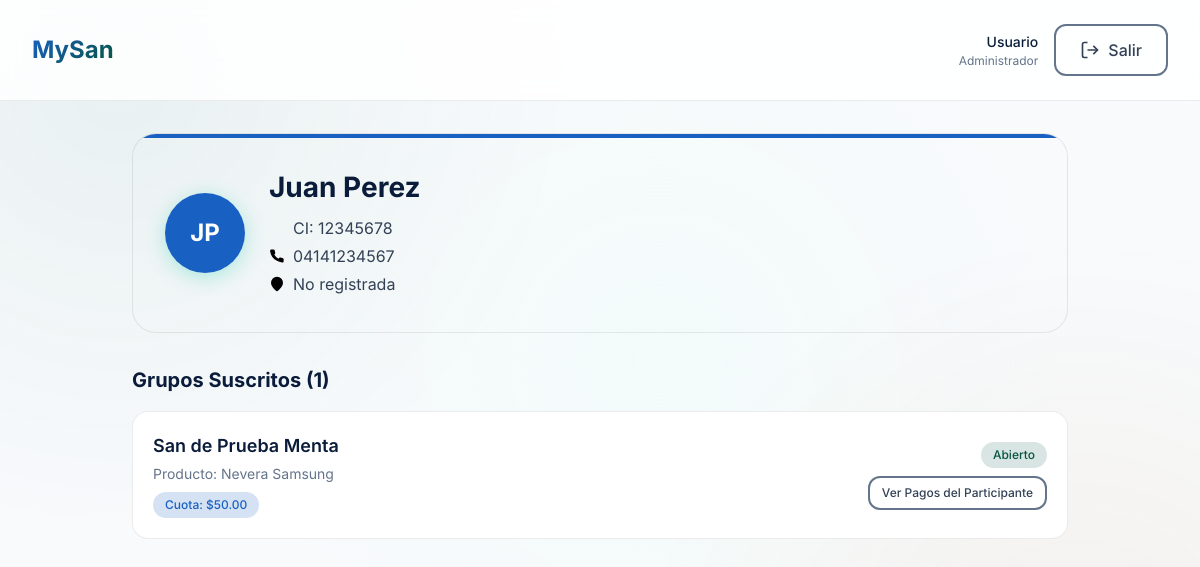
/modules/participantes/perfil.php?cedula=12345678 (signed in), run on the app's committed database.
### tables this page shows
CREATE TABLE `participantes` (
  `id` int NOT NULL AUTO_INCREMENT,
  `grupo_san_id` int NOT NULL,
  `nombre` varchar(100) NOT NULL,
  `apellido` varchar(100) NOT NULL,
  `cedula` varchar(20) NOT NULL,
  `telefono` varchar(20) DEFAULT NULL,
  `direccion` text,
  `fecha_inscripcion` date NOT NULL,
  `ha_recibido` tinyint DEFAULT '0',
  `fecha_entrega` date DEFAULT NULL,
  `activo` tinyint DEFAULT '1',
  `created_at` timestamp NULL DEFAULT CURRENT_TIMESTAMP,
  `usuario_id` int DEFAULT NULL,
  PRIMARY KEY (`id`),
  UNIQUE KEY `cedula` (`cedula`),
  KEY `grupo_san_id` (`grupo_san_id`),
  CONSTRAINT `participantes_ibfk_1` FOREIGN KEY (`grupo_san_id`) REFERENCES `grupos_san` (`id`) ON DELETE CASCADE
);

CREATE TABLE `grupos_san` (
  `id` int NOT NULL AUTO_INCREMENT,
  `producto_id` int NOT NULL,
  `nombre` varchar(100) NOT NULL,
  `fecha_inicio` date NOT NULL,
  `frecuencia` enum('quincenal','mensual') NOT NULL,
  `numero_cuotas` int NOT NULL,
  `cupos_totales` int NOT NULL,
  `cupos_ocupados` int DEFAULT '0',
  `monto_cuota` decimal(10,2) NOT NULL,
  `estado` enum('en_espera','abierto','en_curso','finalizado') DEFAULT 'en_espera',
  `created_at` timestamp NULL DEFAULT CURRENT_TIMESTAMP,
  `ronda_actual` int DEFAULT '1',
  PRIMARY KEY (`id`),
  KEY `producto_id` (`producto_id`),
  CONSTRAINT `grupos_san_ibfk_1` FOREIGN KEY (`producto_id`) REFERENCES `productos` (`id`) ON DELETE CASCADE
);

CREATE TABLE `productos` (
  `id` int NOT NULL AUTO_INCREMENT,
  `categoria_id` int NOT NULL,
  `nombre` varchar(100) NOT NULL,
  `marca` varchar(50) DEFAULT NULL,
  `modelo` varchar(50) DEFAULT NULL,
  `descripcion` text,
  `valor_total` decimal(10,2) NOT NULL,
  `imagen` varchar(255) DEFAULT NULL,
  `activo` tinyint DEFAULT '1',
  `created_at` timestamp NULL DEFAULT CURRENT_TIMESTAMP,
  PRIMARY KEY (`id`),
  KEY `categoria_id` (`categoria_id`),
  CONSTRAINT `productos_ibfk_1` FOREIGN KEY (`categoria_id`) REFERENCES `categorias` (`id`) ON DELETE CASCADE
);

### modules/participantes/perfil.php (the view, shortened to what this page needs)
<?php
require_once '../../config/database.php';
$cedula = $_GET['cedula'] ?? null;
$stmt = $pdo->prepare("
    SELECT nombre, apellido, cedula, telefono, direccion, MAX(fecha_inscripcion) as joined_date
    FROM participantes
    WHERE cedula = ?
    GROUP BY cedula, nombre, apellido, telefono, direccion
");
$stmt->execute([$cedula]);
$perfil = $stmt->fetch(PDO::FETCH_ASSOC);
$stmtGrupos = $pdo->prepare("
    SELECT
        p.id as participante_id, p.activo, p.ha_recibido, p.fecha_entrega,
        gs.id as grupo_id, gs.nombre as grupo_nombre, gs.estado as grupo_estado,
        gs.monto_cuota, gs.frecuencia,
        pr.nombre as producto_nombre
    FROM participantes p
    JOIN grupos_san gs ON p.grupo_san_id = gs.id
    JOIN productos pr ON gs.producto_id = pr.id
    WHERE p.cedula = ?
    ORDER BY gs.created_at DESC
");
$stmtGrupos->execute([$cedula]);
$membresias = $stmtGrupos->fetchAll(PDO::FETCH_ASSOC);
?>
<!DOCTYPE html>
<html lang="es">
<head>
    <link rel="stylesheet" href="../../assets/fonts/inter.css">
    <link rel="stylesheet" href="../../assets/css/reset.css">
    <link rel="stylesheet" href="../../assets/css/variables.css">
    <link rel="stylesheet" href="../../assets/css/main.css">
</head>
<body>
    <?php
    include '../../includes/header.php';
    ?>
    <div class="main-content">
        <div style="padding: var(--space-8); max-width: 1000px; margin: 0 auto;">
            <div class="profile-header">
                <div class="profile-avatar">
                    <?php echo strtoupper(substr($perfil['nombre'], 0, 1) . substr($perfil['apellido'], 0, 1)); ?>
                </div>
                <div class="profile-info">
                    <h1><?php echo htmlspecialchars($perfil['nombre'] . ' ' . $perfil['apellido']); ?></h1>
                    <p>
                        <svg style="width:16px;height:16px;color:var(--color-primary);"><use href="#icon-hash"></use></svg>
                        CI: <?php echo htmlspecialchars($perfil['cedula']); ?>
                    </p>
                    <p>
                        <svg style="width:16px;height:16px;color:var(--color-text-tertiary);"><use href="#icon-phone"></use></svg>
                        <?php echo htmlspecialchars($perfil['telefono'] ?: 'No registrado'); ?>
                    </p>
                    <p>
                        <svg style="width:16px;height:16px;color:var(--color-text-tertiary);"><use href="#icon-map-pin"></use></svg>
                        <?php echo htmlspecialchars($perfil['direccion'] ?: 'No registrada'); ?>
                    </p>
                </div>
            </div>
            <h2 style="font-size: var(--font-size-xl); font-weight: var(--font-weight-bold); margin-bottom: var(--space-4); color: var(--color-text-primary);">
                Grupos Suscritos (<?php echo count($membresias); ?>)
            </h2>
            <?php if(empty($membresias)): ?>
                <p style="color: var(--color-text-tertiary);">No pertenece a ningún grupo actualmente.</p>
            <?php else: ?>
                <?php foreach($membresias as $mem): ?>
                    <div class="membership-card">
                        <div class="membership-details">
                            <h3><?php echo htmlspecialchars($mem['grupo_nombre']); ?></h3>
                            <p>Producto: <?php echo htmlspecialchars($mem['producto_nombre']); ?></p>
                            <div style="margin-top: 8px; display: flex; gap: 8px;">
                                <span class="badge badge-info">Cuota: $<?php echo number_format($mem['monto_cuota'], 2); ?></span>
                            </div>
                        </div>
                        <div style="text-align: right;">
                            <div style="margin-bottom: 8px;">
                                <span class="badge <?php echo $mem['grupo_estado'] == 'abierto' ? 'badge-success' : 'badge-warning'; ?>">
                                    <?php echo ucwords(str_replace('_', ' ', $mem['grupo_estado'])); ?>
                                </span>
                            </div>
                            <a href="../categoria/pagos.php?grupo_id=<?php echo $mem['grupo_id']; ?>" class="btn btn-outline" style="font-size: 12px; padding: 6px 12px;">
                                Ver Pagos del Participante
                            </a>
                        </div>
                    </div>
                <?php endforeach; ?>
            <?php endif; ?>
        </div>
    </div>
</body>
</html>

### assets/css/variables.css (style rules this page uses)
:root { --color-primary: #1960c3; --color-primary-mid: #1f78f0; --color-primary-light: #4994f5; --color-primary-dim: #104085; --color-primary-glow: rgba(25, 96, 195, 0.18); --color-primary-tint: rgba(25, 96, 195, 0.05); --color-secondary: #06543f; --color-secondary-mid: #087557; --color-secondary-light: #0a9670; --color-secondary-dim: #043628; --color-secondary-glow: rgba(6, 84, 63, 0.15); --color-secondary-tint: rgba(6, 84, 63, 0.05); --color-accent: #fcd34d; --color-accent-dim: #d97706; --color-accent-glow: rgba(252, 211, 77, 0.15); --color-accent-light: #fde68a; --color-accent-tint: rgba(252, 211, 77, 0.05); --color-electro: var(--color-primary); --color-electro-dim: var(--color-primary-dim); --color-electro-glow: var(--color-primary-glow); --color-electro-tint: var(--color-primary-tint); --color-telefonia: var(--color-secondary); --color-telefonia-dim: var(--color-secondary-dim); --color-telefonia-glow: var(--color-secondary-glow); --color-moto: var(--color-accent-dim); --color-moto-dim: #b45309; --color-moto-glow: var(--color-accent-glow); --color-turnos: #6366f1; --color-turnos-dim: #4f46e5; --color-turnos-glow: rgba(99, 102, 241, 0.18); --color-turnos-tint: rgba(99, 102, 241, 0.05); --color-comprobantes: #0ea5e9; --color-comprobantes-dim: #0284c7; --color-comprobantes-glow: rgba(14, 165, 233, 0.18); --color-violeta: var(--color-primary); --color-violeta-dim: var(--color-primary-dim); --color-violeta-glow: var(--color-primary-glow); --color-menta: var(--color-secondary); --color-menta-dim: var(--color-secondary-dim); --color-menta-glow: var(--color-secondary-glow); --color-salmon: var(--color-accent); --color-salmon-dim: var(--color-accent-dim); --color-salmon-glow: var(--color-accent-glow); --color-background: #f8fafc; --color-surface: #ffffff; --color-surface-elevated: #ffffff; --color-surface-hover: #f1f5f9; --color-surface-section: #e2e8f0; --glass-background: rgba(255, 255, 255, 0.85); --glass-border: rgba(0, 0, 0, 0.08); --glass-blur: blur(16px); --color-text-primary: #0a1c3a; --color-text-secondary: #334155; --color-text-tertiary: #64748b; --color-text-inverse: #fcd34d; --color-success: var(--color-primary-mid); --color-warning: var(--color-secondary); --color-error: hsl(0, 72%, 51%); --color-info: var(--color-electro); --font-family: 'Inter', -apple-system, BlinkMacSystemFont, 'SF Pro Display', sans-serif; --font-sans: var(--font-family); --font-size-xs: 0.75rem; --font-size-sm: 0.875rem; --font-size-base: 1rem; --font-size-md: 1rem; --font-size-lg: 1.125rem; --font-size-xl: 1.25rem; --font-size-2xl: 1.5rem; --font-size-3xl: 1.875rem; --font-size-4xl: 2.25rem; --font-weight-regular: 400; --font-weight-medium: 500; --font-weight-semibold: 600; --font-weight-bold: 700; --space-1: 0.25rem; --space-2: 0.5rem; --space-3: 0.75rem; --space-4: 1rem; --space-5: 1.25rem; --space-6: 1.5rem; --space-8: 2rem; --space-10: 2.5rem; --space-12: 3rem; --space-16: 4rem; --space-20: 5rem; --radius-sm: 8px; --radius-md: 12px; --radius-lg: 16px; --radius-xl: 24px; --radius-bento: 20px; --radius-full: 9999px; --shadow-sm: 0 1px 4px rgba(0,0,0,.06), 0 2px 8px rgba(0,0,0,.04); --shadow-md: 0 4px 12px rgba(0,0,0,.08), 0 8px 24px rgba(0,0,0,.06); --shadow-lg: 0 8px 24px rgba(0,0,0,.10), 0 20px 48px rgba(0,0,0,.08); --shadow-glow-primary: 0 0 24px var(--color-primary-glow); --shadow-glow-secondary: 0 0 24px var(--color-secondary-glow); --shadow-glow-accent: 0 0 24px var(--color-accent-glow); --shadow-glow-violeta: var(--shadow-glow-primary); --shadow-glow-menta: var(--shadow-glow-secondary); --shadow-glow-salmon: var(--shadow-glow-accent); --transition-fast: 150ms cubic-bezier(0.4, 0, 0.2, 1); --transition-base: 250ms cubic-bezier(0.4, 0, 0.2, 1); --transition-slow: 400ms cubic-bezier(0.4, 0, 0.2, 1); --z-base: 1; --z-dropdown: 100; --z-modal: 200; --z-toast: 300; }

### data on the page
participantes: grupo_san.nombre "San de Prueba Menta", productos.nombre "Nevera Samsung", grupo_san.monto_cuota "50.00", grupo_san.estado "Abierto"

### other printed values
$user['nombre'] "Usuario"
substr($perfil['nombre'], 0, 1) . substr($perfil['apellido'], 0, 1) "JP"
$perfil['nombre'] . ' ' . $perfil['apellido'] "Juan Perez"
$perfil['cedula'] "12345678"
$perfil['telefono'] ?: 'No registrado' "04141234567"
$perfil['direccion'] ?: 'No registrada' "No registrada"
count($membresias) "1"
